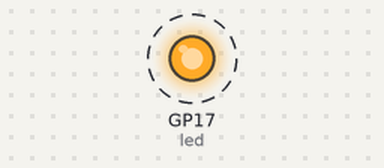
The program below on a simulated Raspberry Pi Pico running MicroPython. Shown: output pins drawn as LEDs (lit = HIGH). Dashed ring = blinking. Pins used as bus, display or sensor lines are not drawn.

Above: at 0.15 s.
Timing chart, 0 to 3.0 s (numbered marks = the images above):
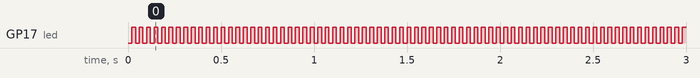

The program:

main.py
```python
from machine import Pin, Timer
import time
led = Pin(17, Pin.OUT)
out = Pin(16, Pin.OUT)

timer = Timer()

def blink(timer):
    led.toggle()
    out.on()
    time.sleep_us(10)
    out.off()
    time.sleep_us(30)
    out.on()
    time.sleep_us(5)
    out.off()
    time.sleep_us(100)
    out.on()
    time.sleep_us(7)
    out.off()


timer.init(freq=50, mode=Timer.PERIODIC, callback=blink)
```

Measured:
- by itself, GP17 (led): alternates HIGH for 0.02 s and LOW for 0.02 s
